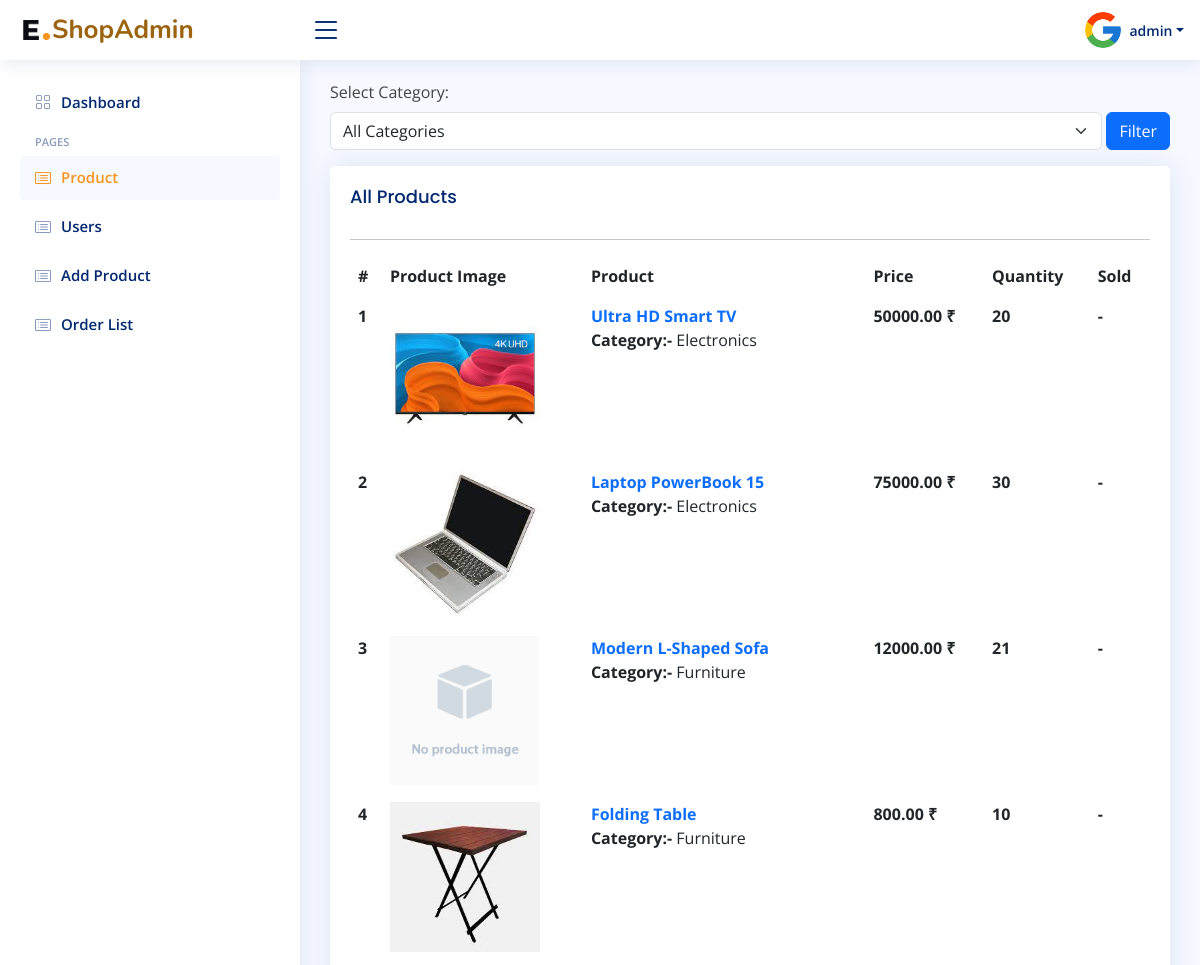
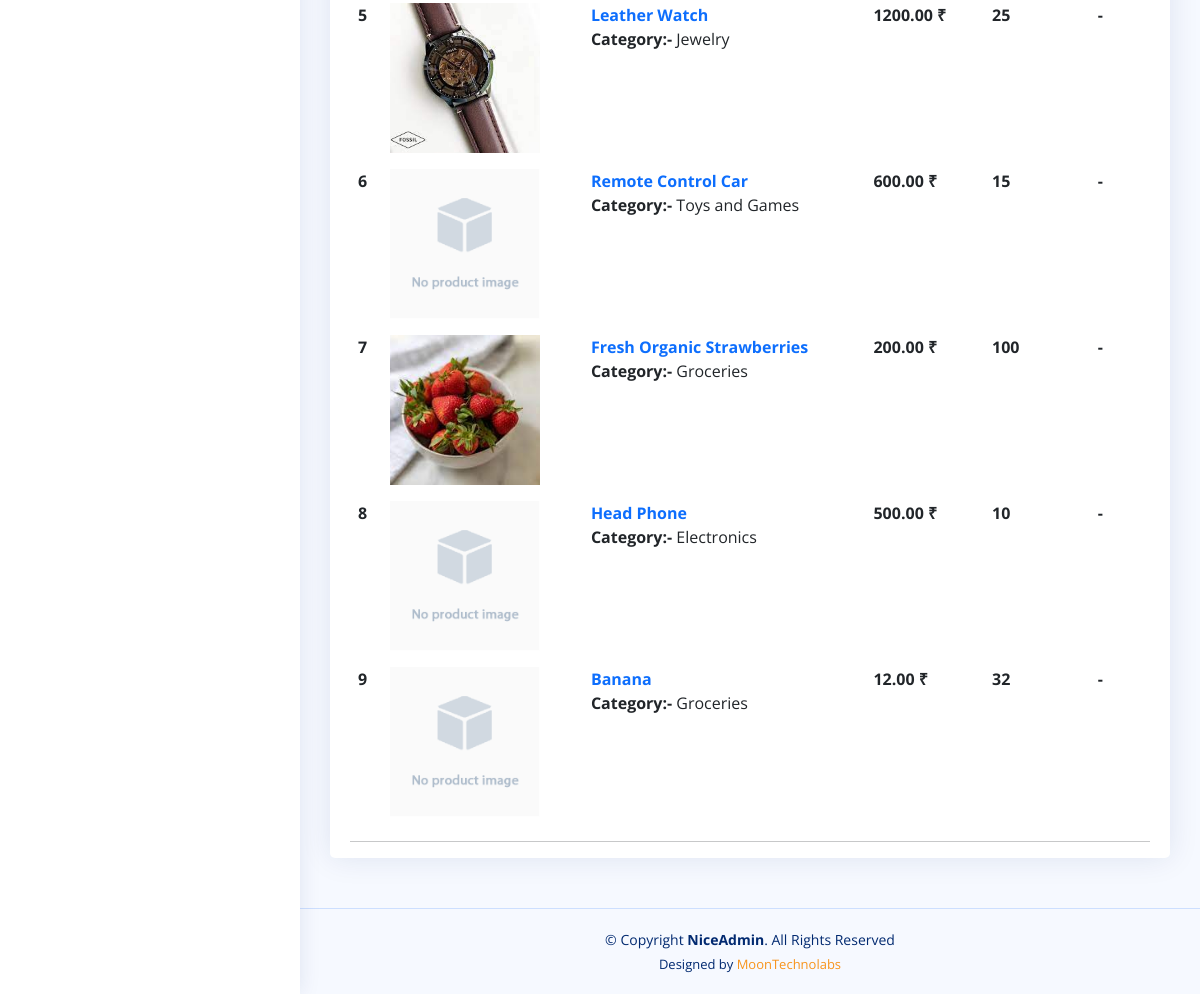
Before: /products/ (signed in) with the older database file (2 pictures, top to bottom).
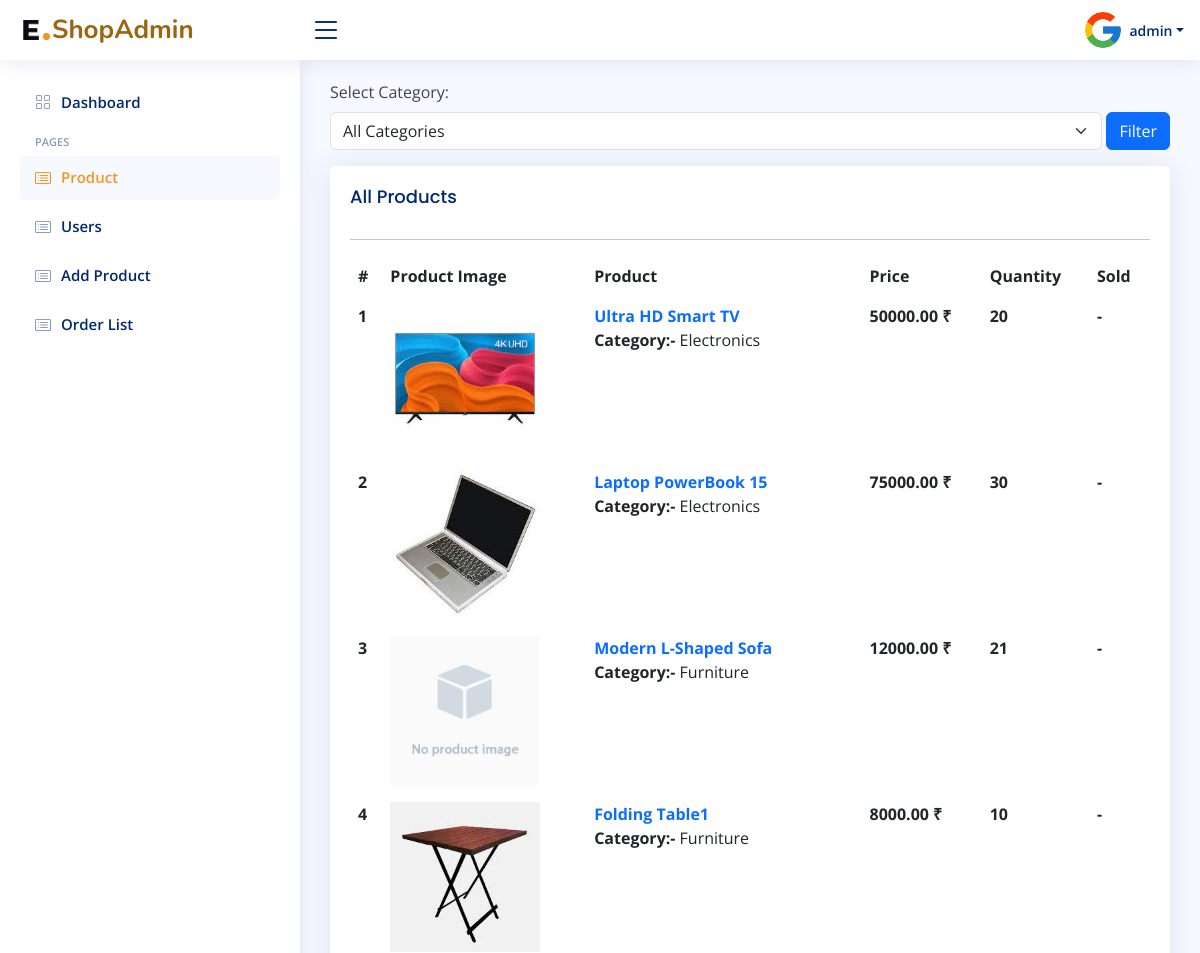
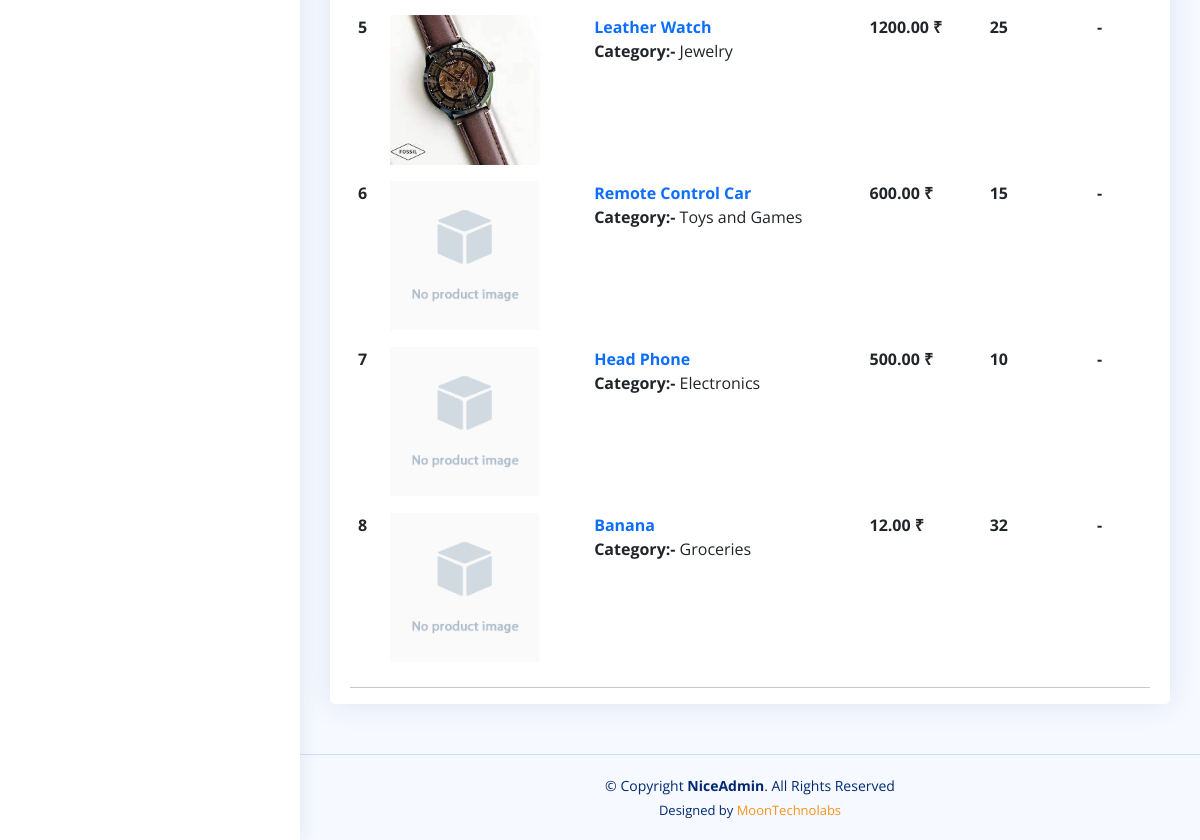
After: the same page with the newer database file (2 pictures, top to bottom).
### app/models.py (models this page shows, shortened)
class Product(models.Model):
    label = models.CharField(max_length=50)
    description = models.TextField(max_length=200)
    category = models.ForeignKey(Category, on_delete = models.CASCADE)
    product_image = models.ImageField(upload_to='product_images/', default='product_images/product.png')
    quantity = models.PositiveIntegerField()
    price = models.DecimalField(max_digits=10, decimal_places=2)

class Category(models.Model):
    name = models.CharField(max_length=50)
    def __str__(self):
        return self.name

### app/views.py (the view)
# urls.py: path('products/', views.product_list, name='product-list'),
@superuser_required
def product_list(request):
    categories = Category.objects.all()
    products = Product.objects.all()
    category_id = request.GET.get('category')
    selected_category = None
    if category_id:
        products = products.filter(category_id=category_id)
        selected_category = Category.objects.get(id=category_id)
    context = {'products': products, 'categories': categories, 'selected_category': selected_category}
    return render(request, 'product_list.html', context)

### app/templatetags/custom_tags.py (called while the page is built)
@register.filter
def starts_with(value, arg):
    return value.startswith(arg)

### app/views.py (called while the page is built)
def superuser_required(view_func):
    @wraps(view_func)
    def _wrapped_view(request, *args, **kwargs):
        if request.user.is_authenticated and request.user.is_superuser:
            return view_func(request, *args, **kwargs)
        else:
            return redirect('user-home')
    return _wrapped_view

### templates/product_list.html (shortened to what this page needs)
{% extends 'base.html' %}
{% load static %}
{% block content %}
<div class="col-12">
  <div class="mb-3">
    <form method="GET">
      <label for="category" class="form-label">Select Category:</label>
      <div class="d-flex">
        <select name="category" id="category" class="form-select">
          <option value="" selected>All Categories</option>
        </select>
        <div>&nbsp</div>
        <button type="submit" class="btn btn-primary">Filter</button>
      </div>
    </form>
  </div>
  <div class="card top-selling overflow-auto">
    <div class="card-body pb-0">
      {% if selected_category %}
        <h4 class="card-title">{{ selected_category.name }}</h4>
      {% else %}
        <h5 class="card-title">All Products</h5>
      {% endif %}
      <table class="table table-borderless">
        <thead>
          <tr>
            <th scope="col">#</th>
            <th scope="col">Product Image</th>
            <th scope="col">Product</th>
            <th scope="col">Price</th>
            <th scope="col">Quantity</th>
            <th scope="col">Sold</th>
            <hr>
          </tr>
        </thead>
        <tbody>
          {% for product in products %}
          <tr>
              <th scope="row">{{ forloop.counter }}</th>
              <td>
                  <a href="{% url 'product-detail' product.id %}">
                      <div class="product-image-box">
                          <img src="{{ product.product_image.url }}" alt="">
                      </div>
                  </a>
              </td>
              <td>
                  <a href="{% url 'product-detail' product.id %}" class="text-primary fw-bold">{{ product.label }}</a>
                  <br><b>Category:- </b>{{ product.category }}
              </td>
              <td class="fw-bold">{{ product.price }} ₹</td>
              <td class="fw-bold">{{ product.quantity }}</td>
              <td class="fw-bold">-</td>
          </tr>
          {% endfor %}
      </tbody>
      </table><hr>
    </div>
  </div>
</div>
{% endblock %}

Changed rows visible on the page:
removed Product: product_image (picture), label "Fresh Organic Strawberries", category "Groceries", price "200.00", quantity "100"
changed Product: label "Folding Table" → "Folding Table1"; price "800.00" → "8000.00"
